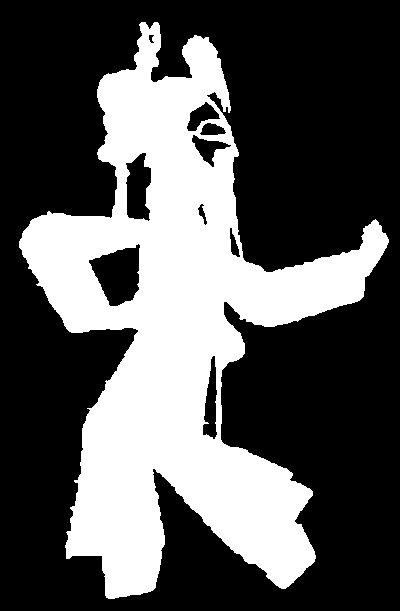
#> input picture executionTimeAnalysis/images/2.pgm, 400 x 611 px; its folder holds only this picture in this run
$ python manuscript_plot.py
#> lines starting #> are read from the running program, lines starting #| are printed output that depends on the picture; after the words box and inside, x2 and y2 are one past the last pixel; in counts of white or black regions, pixels touching at a corner belong together
import numpy as np
from imageio.v2 import imwrite, imread

from os import listdir
from os.path import isfile, join

from pandas import DataFrame, read_csv, concat

import matplotlib.pyplot as plt

# ================================================================================================
# Recover datas
# ================================================================================================
img_filenames = [f for f in listdir("./images") if f[-3:] == "pgm"]
npixels = []
dims = []
for img_filename in img_filenames:
    f = imread(join("./images/", img_filename))
#> f: shape (611, 400); 34.3% white; 1 white region, box (x1, y1, x2, y2) and area: (19, 22, 389, 599) 83867
    npixels.append(f.shape[0] * f.shape[1])
    dims.append(f"{f.shape[1]} x {f.shape[0]}")

idx = np.argsort(npixels).astype(int)
#> idx = [0]

img_filenames = np.array(img_filenames)
npixels = np.array(npixels)
#> npixels = [244400]
dims = np.array(dims)

# ================================================================================================
# DataFrame
# ================================================================================================
df = DataFrame(
    {"filename": img_filenames[idx],
     "number of pixels": npixels[idx],
     "dimension": dims[idx]})
#> df = table of 1 rows and 3 columns


# ================================================================================================
# Recover runtime data from CSV
# ================================================================================================
time = read_csv("./data/benchmark.csv", sep=";").drop(["filename"], axis=1)
#> (reads executionTimeAnalysis/data/benchmark.csv from the repository)
nnodes = read_csv("./data/number_of_nodes.csv", sep=";").drop(["filename"], axis=1)
#> (reads executionTimeAnalysis/data/number_of_nodes.csv from the repository)

times_nnodes = time.join(nnodes, lsuffix="_time", rsuffix="_nnodes")

df = df.join(times_nnodes)

# ================================================================================================
# Runtime column names
# ================================================================================================
times_header = ["10_time", "45_time", "80_time", "115_time", "150_time",
                "185_time", "220_time", "255_time"]

nnodes_header = ["10_nnodes", "45_nnodes", "80_nnodes", "115_nnodes", "150_nnodes",
                 "185_nnodes", "220_nnodes", "255_nnodes"]

# ================================================================================================
# Set up rutime by number of nodes, use average runtime when there is number of nodes repetition.
# ================================================================================================

# Get a list of number of nodes
lnnodes = df[nnodes_header].values.ravel()
#> lnnodes = [221, 595, 742, 937, 937, 937, 937, 937]

# Get a list of number of nodes
ltimes = df[times_header].values.ravel() / 1000 # convert millisecods to seconds

# Note that  ltimes[index] is the runtime computed by a image whose maxtree has lnodes[index] nodes.

# compute average time for experiments with the same number of nodes
times_nodes = DataFrame({"nnodes": lnnodes, "times": ltimes})
#> times_nodes = table of 8 rows and 2 columns
avg_times_nodes = times_nodes.groupby(by=["nnodes"], as_index=False).mean()
#> avg_times_nodes = table of 4 rows and 2 columns

# ================================================================================================
# plot the graph
# ================================================================================================
plt.title("Runtime of encoding step against\n the number of the maxtree nodes"
         f" of the input image")
plt.xlabel("number of nodes")
plt.ylabel("runtime (seconds)")
plt.plot(avg_times_nodes["nnodes"], avg_times_nodes["times"])
plt.savefig("runtime-plot.eps", format="eps")
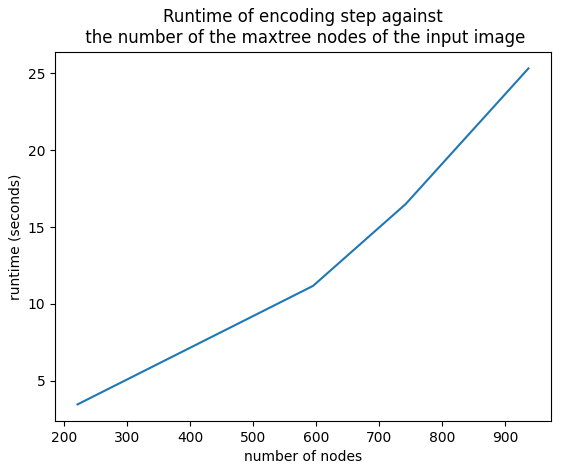
#> figure drawn by matplotlib, 1 panel
